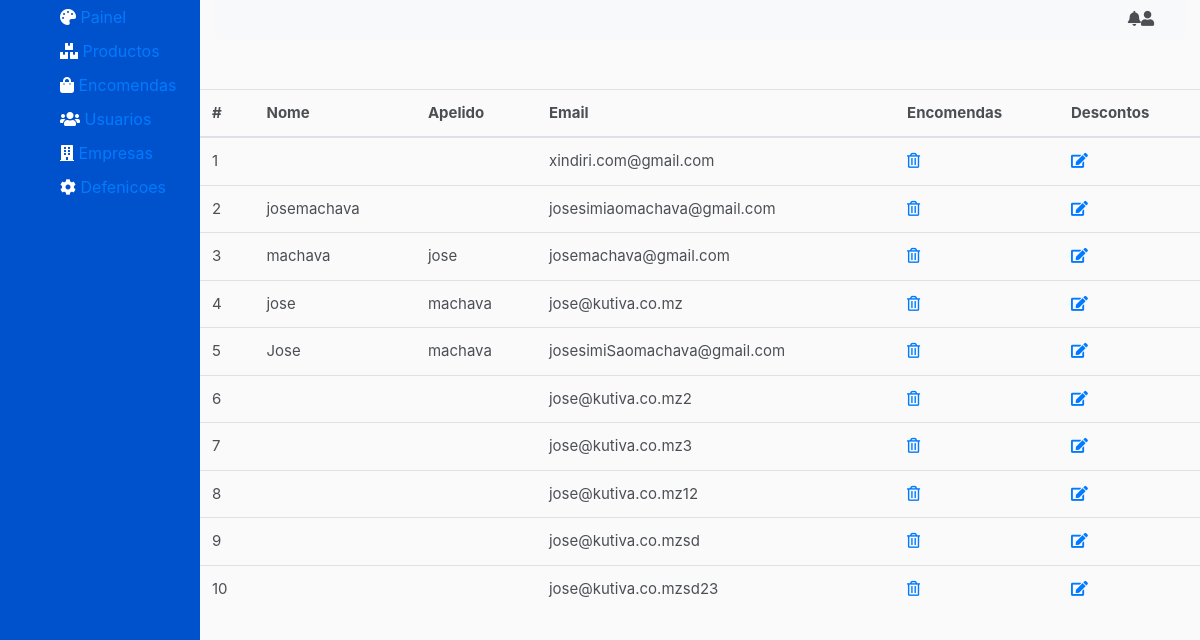
Before: /dashboard/user/ with the older database file.
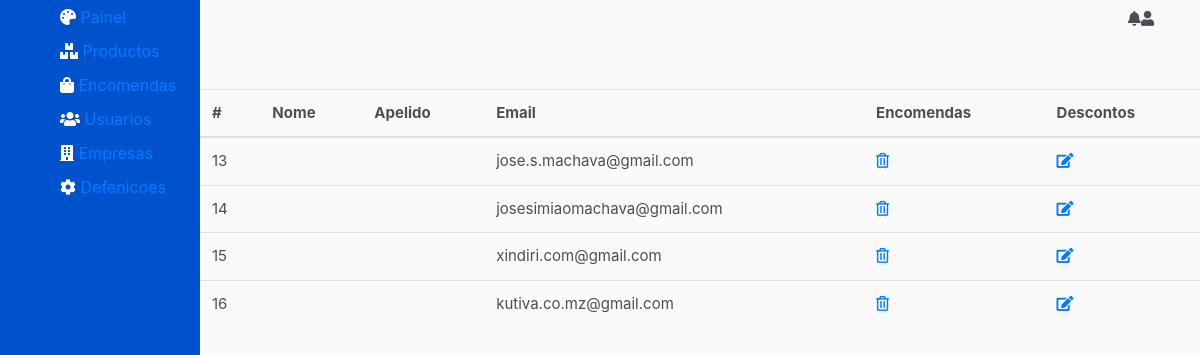
After: the same page with the newer database file.
### account/models.py (models this page shows)
class User(AbstractUser):
    username = None
    email = models.EmailField(_('email address'), unique=True)
    phone_regex = RegexValidator(regex=r'^\+?258?\d{9,13}$', message="O número de telefone deve ser digitado no formato: '+258849293949'. São permitidos até 13 dígitos.")
    phone_number = models.CharField(validators=[phone_regex], max_length=13, blank=True) # validators should be a list
    USERNAME_FIELD = 'email'
    REQUIRED_FIELDS = []
    objects = UserManager()

### dashboard/views.py (the view)
# urls.py: path("user/", views.UserListView.as_view(), name="user-list"),
class UserListView(ListView):
    model = User
    template_name = 'dashboard/user/list.html'
    context_object_name = 'users'
    paginate_by = 20
    def get_context_data(self, **kwargs):
        context = super(UserListView, self).get_context_data(**kwargs)
        users = self.get_queryset()
        page = self.request.GET.get('page')
        paginator = Paginator(users, self.paginate_by)
        try:
            users = paginator.page(page)
        except PageNotAnInteger:
            users = paginator.page(1)
        except EmptyPage:
            products = paginator.page(paginator.num_pages)
        context['users'] = users
        return context

### price/templates/dashboard/user/list.html (shortened to what this page needs)
{% extends "price/layout/base.html" %}
{% load staticfiles %}
{% load staticfiles %}
{% block styles %}
<link rel="stylesheet" href="{% static 'stylesheet/main.css' %}">
<link rel="stylesheet" href="https://use.fontawesome.com/releases/v5.7.2/css/all.css">
<link rel="stylesheet" href="{% static 'stylesheet/dashboard.css' %}">
{% endblock %}
{% block content %}
<main>
    <div class="container-fluid">
        <div class="row">
            <div class="col-md-2 aside">
                {% include "dashboard/aside.html" %}
            </div>
            <div class="col-md-10">
                {% include "dashboard/menu.html" %}
                <div class="row">
                    <table class="table table-borderless">
                        <thead>
                        <tr>
                            <th scope="col">#</th>
                            <th scope="col">Nome</th>
                            <th scope="col">Apelido</th>
                            <th scope="col">Email</th>
                            <th scope="col">Encomendas</th>
                            <th scope="col">Descontos</th>
                        </tr>
                        </thead>
                        <tbody>
                        {% for user in users %}
                        <tr>
                            <td colspan="1">{{ user.id }}</td>
                            <td>{{ user.first_name }}</td>
                            <td>{{ user.last_name }}</td>
                            <td>{{ user.email }}</td>
                            <td><a href="{% url 'user-delete' user.id   %}"><i class="far fa-trash-alt"></i></a></td>
                            <td><a href="{% url 'user-update' user.id   %}"> <i class="fas fa-edit"></i></i></a></td>
                        </tr>
                        {% endfor %}
                        </tbody>
                    </table>
                </div>
            </div>
        </div>
    </div>
</main>
{% endblock %}

Changed rows visible on the page:
removed User: id "1", email "xindiri.com@gmail.com"
removed User: id "2", first_name "josemachava", email "josesimiaomachava@gmail.com"
removed User: id "3", first_name "machava", last_name "jose", email "josemachava@gmail.com"
removed User: id "4", first_name "jose", last_name "machava", email "jose@kutiva.co.mz"
removed User: id "5", first_name "Jose", last_name "machava", email "josesimiSaomachava@gmail.com"
removed User: id "6", email "jose@kutiva.co.mz2"
removed User: id "7", email "jose@kutiva.co.mz3"
removed User: id "8", email "jose@kutiva.co.mz12"
removed User: id "9", email "jose@kutiva.co.mzsd"
removed User: id "10", email "jose@kutiva.co.mzsd23"
added User: id "13", email "jose.s.machava@gmail.com"
added User: id "14", email "josesimiaomachava@gmail.com"
added User: id "15", email "xindiri.com@gmail.com"
added User: id "16", email "kutiva.co.mz@gmail.com"
